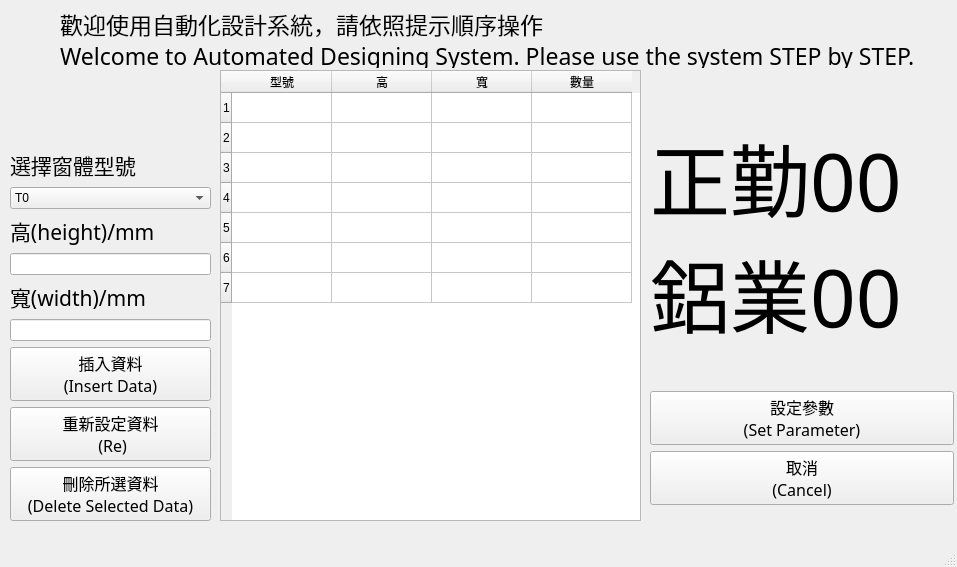
<?xml version="1.0" encoding="UTF-8"?>
<ui version="4.0">
 <class>MainWindow</class>
 <widget class="QMainWindow" name="MainWindow">
  <property name="geometry">
   <rect>
    <x>0</x>
    <y>0</y>
    <width>957</width>
    <height>567</height>
   </rect>
  </property>
  <property name="sizePolicy">
   <sizepolicy hsizetype="Minimum" vsizetype="Minimum">
    <horstretch>0</horstretch>
    <verstretch>0</verstretch>
   </sizepolicy>
  </property>
  <property name="maximumSize">
   <size>
    <width>957</width>
    <height>567</height>
   </size>
  </property>
  <property name="sizeIncrement">
   <size>
    <width>957</width>
    <height>567</height>
   </size>
  </property>
  <property name="focusPolicy">
   <enum>Qt::StrongFocus</enum>
  </property>
  <property name="windowTitle">
   <string>MainWindow</string>
  </property>
  <widget class="QWidget" name="centralwidget">
   <widget class="QLabel" name="label_2">
    <property name="geometry">
     <rect>
      <x>60</x>
      <y>10</y>
      <width>859</width>
      <height>58</height>
     </rect>
    </property>
    <property name="font">
     <font>
      <family>微軟正黑體</family>
      <pointsize>17</pointsize>
     </font>
    </property>
    <property name="mouseTracking">
     <bool>false</bool>
    </property>
    <property name="tabletTracking">
     <bool>false</bool>
    </property>
    <property name="focusPolicy">
     <enum>Qt::NoFocus</enum>
    </property>
    <property name="contextMenuPolicy">
     <enum>Qt::PreventContextMenu</enum>
    </property>
    <property name="acceptDrops">
     <bool>false</bool>
    </property>
    <property name="text">
     <string>歡迎使用自動化設計系統，請依照提示順序操作
Welcome to Automated Designing System. Please use the system STEP by STEP.</string>
    </property>
    <property name="scaledContents">
     <bool>false</bool>
    </property>
   </widget>
   <widget class="QTableWidget" name="tableWidget">
    <property name="geometry">
     <rect>
      <x>220</x>
      <y>70</y>
      <width>421</width>
      <height>451</height>
     </rect>
    </property>
    <row>
     <property name="text">
      <string>1</string>
     </property>
    </row>
    <row>
     <property name="text">
      <string>2</string>
     </property>
    </row>
    <row>
     <property name="text">
      <string>3</string>
     </property>
    </row>
    <row>
     <property name="text">
      <string>4</string>
     </property>
    </row>
    <row>
     <property name="text">
      <string>5</string>
     </property>
    </row>
    <row>
     <property name="text">
      <string>6</string>
     </property>
    </row>
    <row>
     <property name="text">
      <string>7</string>
     </property>
    </row>
    <column>
     <property name="text">
      <string>型號</string>
     </property>
    </column>
    <column>
     <property name="text">
      <string>高</string>
     </property>
    </column>
    <column>
     <property name="text">
      <string>寬</string>
     </property>
    </column>
    <column>
     <property name="text">
      <string>數量</string>
     </property>
    </column>
   </widget>
   <widget class="QWidget" name="layoutWidget">
    <property name="geometry">
     <rect>
      <x>10</x>
      <y>70</y>
      <width>201</width>
      <height>451</height>
     </rect>
    </property>
    <layout class="QVBoxLayout" name="verticalLayout_3">
     <item>
      <spacer name="verticalSpacer">
       <property name="orientation">
        <enum>Qt::Vertical</enum>
       </property>
       <property name="sizeHint" stdset="0">
        <size>
         <width>20</width>
         <height>40</height>
        </size>
       </property>
      </spacer>
     </item>
     <item>
      <widget class="QLabel" name="label">
       <property name="font">
        <font>
         <family>微軟正黑體</family>
         <pointsize>16</pointsize>
        </font>
       </property>
       <property name="focusPolicy">
        <enum>Qt::StrongFocus</enum>
       </property>
       <property name="text">
        <string>選擇窗體型號</string>
       </property>
      </widget>
     </item>
     <item>
      <widget class="QComboBox" name="comboBox_type">
       <item>
        <property name="text">
         <string>T0</string>
        </property>
       </item>
       <item>
        <property name="text">
         <string>T1</string>
        </property>
       </item>
       <item>
        <property name="text">
         <string>T2</string>
        </property>
       </item>
      </widget>
     </item>
     <item>
      <widget class="QLabel" name="label_3">
       <property name="font">
        <font>
         <family>微軟正黑體</family>
         <pointsize>16</pointsize>
        </font>
       </property>
       <property name="text">
        <string>高(height)/mm</string>
       </property>
      </widget>
     </item>
     <item>
      <widget class="QLineEdit" name="lineEdit_H"/>
     </item>
     <item>
      <widget class="QLabel" name="label_5">
       <property name="font">
        <font>
         <family>微軟正黑體</family>
         <pointsize>16</pointsize>
        </font>
       </property>
       <property name="text">
        <string>寬(width)/mm</string>
       </property>
      </widget>
     </item>
     <item>
      <widget class="QLineEdit" name="lineEdit__W"/>
     </item>
     <item>
      <widget class="QPushButton" name="pushButton_set">
       <property name="font">
        <font>
         <family>微軟正黑體</family>
         <pointsize>12</pointsize>
        </font>
       </property>
       <property name="text">
        <string>插入資料
(Insert Data)</string>
       </property>
      </widget>
     </item>
     <item>
      <widget class="QPushButton" name="pushButton_re">
       <property name="font">
        <font>
         <family>微軟正黑體</family>
         <pointsize>12</pointsize>
        </font>
       </property>
       <property name="text">
        <string>重新設定資料
 (Re)</string>
       </property>
      </widget>
     </item>
     <item>
      <widget class="QPushButton" name="pushButton_delete">
       <property name="font">
        <font>
         <family>微軟正黑體</family>
         <pointsize>12</pointsize>
        </font>
       </property>
       <property name="text">
        <string>刪除所選資料
(Delete Selected Data)</string>
       </property>
      </widget>
     </item>
    </layout>
   </widget>
   <widget class="QWidget" name="layoutWidget">
    <property name="geometry">
     <rect>
      <x>650</x>
      <y>70</y>
      <width>304</width>
      <height>451</height>
     </rect>
    </property>
    <layout class="QVBoxLayout" name="verticalLayout_2">
     <item>
      <layout class="QVBoxLayout" name="verticalLayout">
       <item>
        <widget class="QLabel" name="window_pic">
         <property name="sizePolicy">
          <sizepolicy hsizetype="Minimum" vsizetype="Minimum">
           <horstretch>50</horstretch>
           <verstretch>50</verstretch>
          </sizepolicy>
         </property>
         <property name="minimumSize">
          <size>
           <width>300</width>
           <height>300</height>
          </size>
         </property>
         <property name="maximumSize">
          <size>
           <width>300</width>
           <height>300</height>
          </size>
         </property>
         <property name="font">
          <font>
           <family>AcadEref</family>
           <pointsize>60</pointsize>
          </font>
         </property>
         <property name="text">
          <string>正勤00
鋁業00</string>
         </property>
        </widget>
       </item>
       <item>
        <widget class="QPushButton" name="pushButton_set_up">
         <property name="font">
          <font>
           <family>微軟正黑體</family>
           <pointsize>12</pointsize>
          </font>
         </property>
         <property name="text">
          <string>設定參數
(Set Parameter)</string>
         </property>
        </widget>
       </item>
       <item>
        <widget class="QPushButton" name="pushButton_cancel">
         <property name="font">
          <font>
           <family>微軟正黑體</family>
           <pointsize>12</pointsize>
          </font>
         </property>
         <property name="text">
          <string>取消
(Cancel)</string>
         </property>
        </widget>
       </item>
      </layout>
     </item>
    </layout>
   </widget>
  </widget>
  <widget class="QMenuBar" name="menubar">
   <property name="geometry">
    <rect>
     <x>0</x>
     <y>0</y>
     <width>957</width>
     <height>21</height>
    </rect>
   </property>
  </widget>
  <widget class="QStatusBar" name="statusbar"/>
 </widget>
 <resources/>
 <connections/>
</ui>
